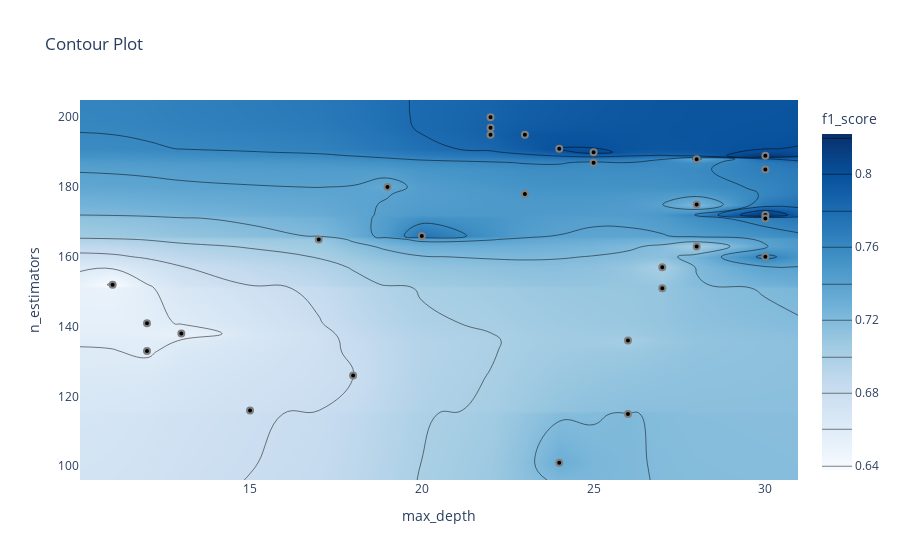

The notebook cell this image was saved under:
### Markdown cell above
График контура отношений гиперпараметров

Он показывает связь между различными комбинациями гиперпараметров и значение метрики для этих комбинаций в виде контурного графика.

### Code cell
optuna.visualization.plot_contour(study, params=["max_depth", "n_estimators"],
                                  target_name="f1_score")

### Figure 1 — Plotly figure (JSON) as saved in the notebook; plotly's stock layout.template omitted (floating-point values rounded to 4 significant figures; data arrays with more than 128 entries replaced by an {"elided": "..."} marker saying what was removed)
{"data": [{"colorbar": {"title": {"text": "f1_score"}}, "colorscale": [[0, "rgb(247,251,255)"], [0.125, "rgb(222,235,247)"], [0.25, "rgb(198,219,239)"], [0.375, "rgb(158,202,225)"], [0.5, "rgb(107,174,214)"], [0.625, "rgb(66,146,198)"], [0.75, "rgb(33,113,181)"], [0.875, "rgb(8,81,156)"], [1, "rgb(8,48,107)"]], "connectgaps": true, "contours": {"coloring": "heatmap"}, "hoverinfo": "none", "line": {"smoothing": 1.3}, "reversescale": false, "type": "contour", "x": [10.05, 11, 12, 13, 15, 17, 18, 19, 20, 22, 23, 24, 25, 26, 27, 28, 30, 30.95], "y": [96.05, 101, 115, 116, 126, 133, 136, 138, 141, 151, 152, 157, 160, 163, 165, 166, 171, 172, 175, 178, 180, 185, 187, 188, 189, 190, 191, 195, 197, 200, 204.9], "z": {"elided": "31x18 float values"}}, {"marker": {"color": "black", "line": {"color": "Grey", "width": 2}}, "mode": "markers", "showlegend": false, "type": "scatter", "x": [27, 12, 26, 12, 26, 15, 28, 13, 18, 11, 22, 23, 22, 22, 19, 23, 30, 17, 24, 24, 20, 25, 25, 30, 30, 28, 28, 30, 30, 27], "y": [151, 141, 115, 133, 136, 116, 163, 138, 126, 152, 195, 195, 200, 197, 180, 178, 185, 165, 191, 101, 166, 190, 187, 172, 171, 188, 175, 189, 160, 157]}], "layout": {"title": {"text": "Contour Plot"}, "xaxis": {"range": [10.05, 30.95], "title": {"text": "max_depth"}}, "yaxis": {"range": [96.05, 204.9], "title": {"text": "n_estimators"}}}}
